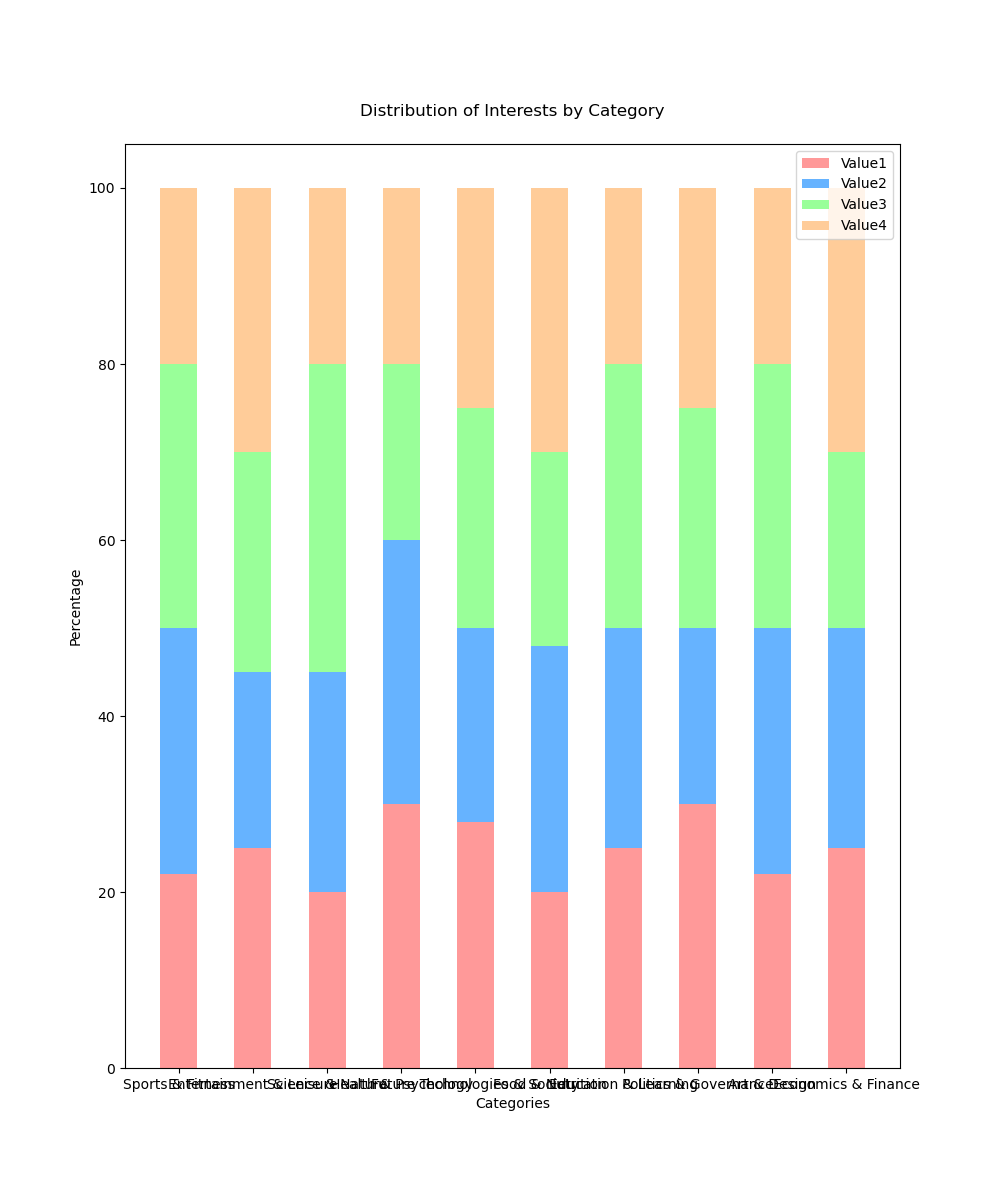

Reproduce this figure in Python.

import matplotlib.pyplot as plt
import numpy as np

# Data
categories = ['Sports & Fitness', 'Entertainment & Leisure', 'Science & Nature', 'Health & Psychology', 'Future Technologies & Society', 
              'Food & Nutrition', 'Education & Learning', 'Politics & Governance', 'Art & Design', 'Economics & Finance']
values1 = [22, 25, 20, 30, 28, 20, 25, 30, 22, 25]
values2 = [28, 20, 25, 30, 22, 28, 25, 20, 28, 25]
values3 = [30, 25, 35, 20, 25, 22, 30, 25, 30, 20]
values4 = [20, 30, 20, 20, 25, 30, 20, 25, 20, 30]

# Bar width
bar_width = 0.5

# Create stacked bar chart
fig, ax = plt.subplots(figsize=(10, 12))

# Stack bars
p1 = ax.bar(categories, values1, color='#ff9999', width=bar_width)
p2 = ax.bar(categories, values2, bottom=values1, color='#66b3ff', width=bar_width)
p3 = ax.bar(categories, values3, bottom=np.add(values1, values2), color='#99ff99', width=bar_width)
p4 = ax.bar(categories, values4, bottom=np.add(np.add(values1, values2), values3), color='#ffcc99', width=bar_width)

# Title and labels
ax.set_title('Distribution of Interests by Category', pad=20)
ax.set_ylabel('Percentage')
ax.set_xlabel('Categories')

# Legend
ax.legend((p1[0], p2[0], p3[0], p4[0]), ('Value1', 'Value2', 'Value3', 'Value4'), loc='best')

# Show plot
plt.show()
